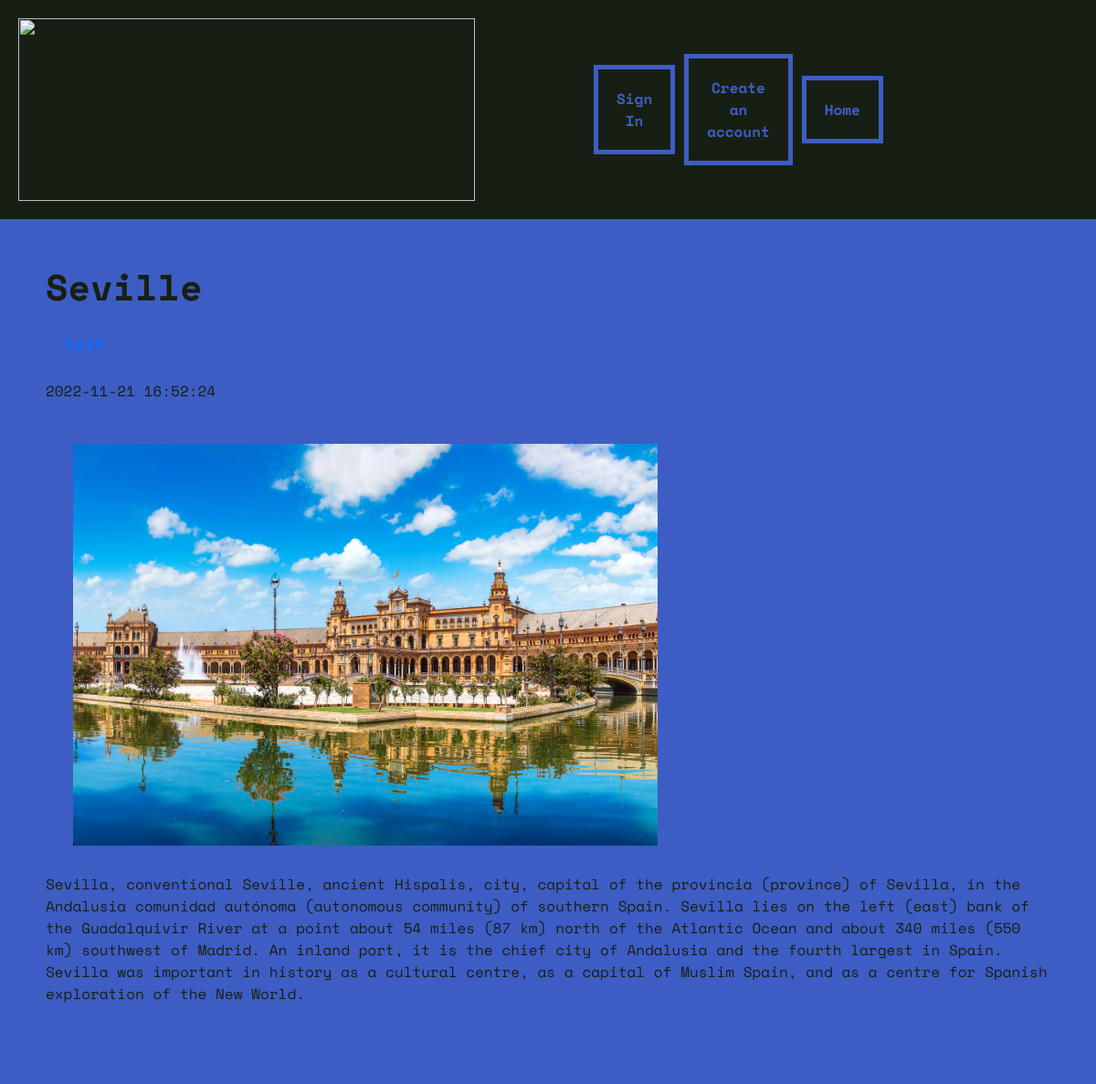
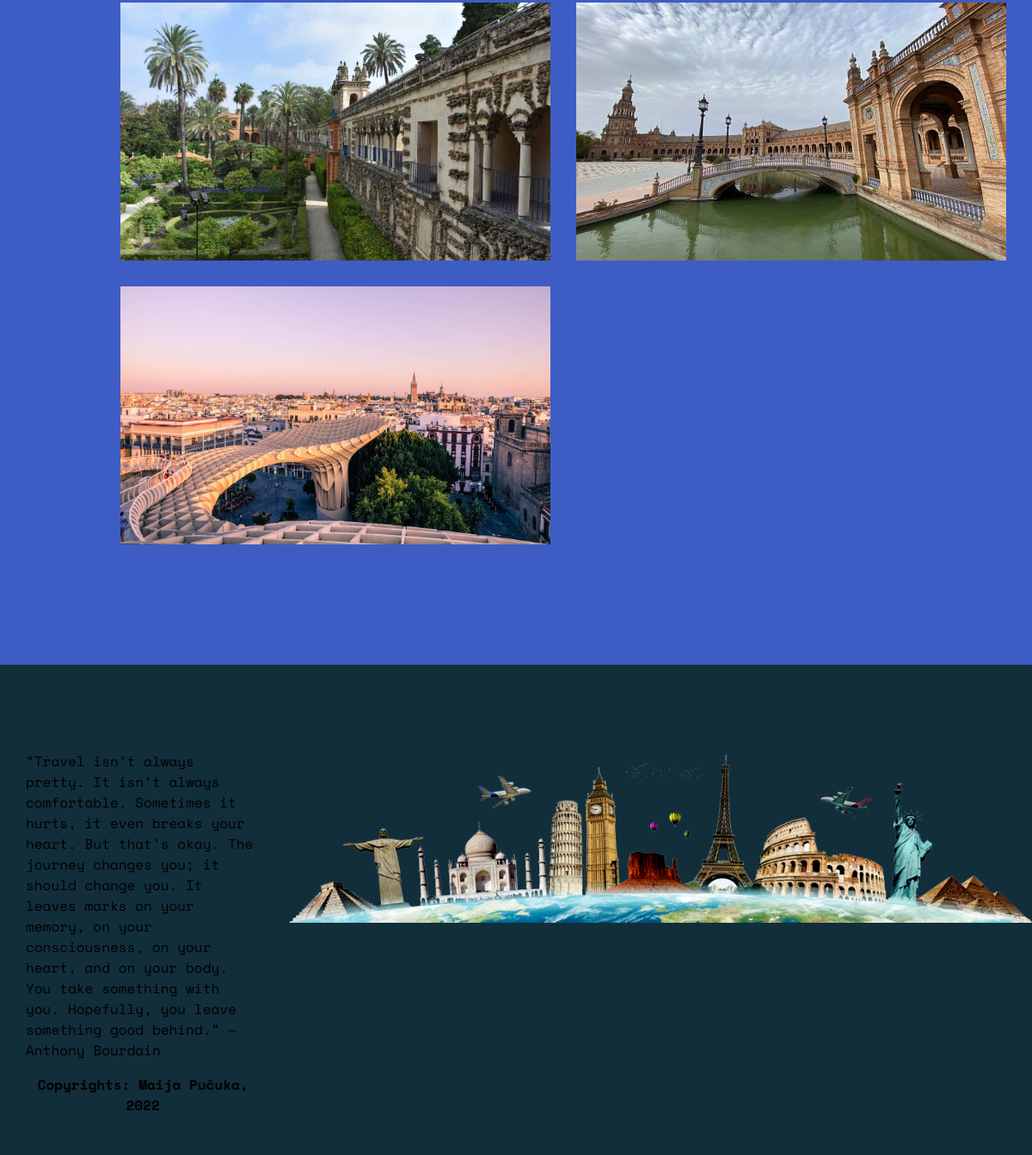
Page /view/post.php?post-id=20 on the committed database (2 pictures, top to bottom).
### tables this page shows
CREATE TABLE `blogposts` (
  `id` int(11) NOT NULL,
  `title` varchar(255) NOT NULL,
  `excerpt` varchar(255) NOT NULL,
  `picture` text NOT NULL,
  `gallery` mediumtext NOT NULL DEFAULT '[]',
  `text` text NOT NULL,
  `date_published` datetime NOT NULL,
  `user_id` int(255) NOT NULL,
  `is_deleted` tinyint(1) NOT NULL DEFAULT 0
);

### models/Blogpost.php (called while the page is built, shortened)
<?php
require_once '../Functions/convertToArray.php';
class Blogpost {
    private $title;
    private $text;
    private $date_published;
    private $image;
    private $gallery;
    private $post_owner_id;
    private $db_connection;
    public function __construct($db_connection) {
        $this->db_connection = $db_connection;
    }
    public function getOne($post_id) {
        $sql = "SELECT title,excerpt,picture,text,date_published,picture,gallery,user_id,is_deleted FROM blogposts WHERE id = ? AND NOT is_deleted";
        $stmt = $this->db_connection->stmt_init();
        if ($stmt->prepare($sql)) {
            $stmt->bind_param("i", $param_id);
            if ($stmt->execute()) {
                $stmt->store_result();
                if ($stmt->num_rows == 1) {
                    $stmt->bind_result($db_title,$db_excerpt,$db_picture,$db_text,$db_date_published,$db_image,$db_gallery,$db_post_owner_id,$db_is_deleted);
                    $stmt->fetch();
                    $this->title = $db_title;
                    $this->text = $db_text;
                    $this->date_published = $db_date_published;
                    $this->image = $db_image;
                    $this->gallery = convertToArray($db_gallery);
                    $this->post_owner_id = (int)$db_post_owner_id;
                } else {
                    return FALSE;
                }
            }
        }$stmt->close();
    }
    public function getTitle() {
        return $this->title;
    }
    public function getText() {
        return $this->text;
    }
    public function getDatePublished() {
        return $this->date_published;
    }
    public function getUserId() {
        return $this->post_owner_id;
    }
    public function getImageName() {
        return $this->image;
    }
    public function getGalleryImages() {
        return $this->gallery;
    }
}
?>

### Functions/convertToArray.php (called while the page is built)
<?php
function convertToArray ($stringToConvert) {
    $convertedArray = str_replace(array('[',']'),'',$stringToConvert);
    $convertedArray = str_replace("'",'',$convertedArray);
    $convertedArray = explode(",",$convertedArray);
    $convertedArray = array_filter($convertedArray);
    return $convertedArray;
}
?>

### view/post.php (the view, shortened to what this page needs)
<?php
    require_once '../db.php';
    require_once '../models/Blogpost.php';
    require_once '../models/User.php';
    require_once '../Functions/convertToArray.php';
    $postId = getParamsFromUrl("post-id");
    $post = new Blogpost ($db_connection);
    $post->getOne($postId);
    $title = $post->getTitle();
    $text = $post->getText();
    $post_user_id = $post->getUserId();
    $date_published = $post->getDatePublished();
    $postImageName = $post->getImageName();
    $galleryImages = $post->getGalleryImages();
    $user = new User ($db_connection);
    $user->getOne($post_user_id);
    $postOwnerUsername = $user->getUsername();
?>
<!DOCTYPE html>
<html lang="en">
<head>
    <link rel="stylesheet" href="https://cdn.jsdelivr.net/npm/bootstrap@5.2.2/dist/css/bootstrap.min.css">
    <link rel="stylesheet" href="../assets/style/main.css">
    <link rel="stylesheet" href="../assets/style/fonts.css">
</head>
<body>
    <div class="wrapper">
        <div class="top sticky-top">
            <div class="plane">
                <img src="../assets\580b585b2edbce24c47b2d10.png">
            </div>
            <div class="nav-bar">
            <?php if (!(isset($_SESSION["loggedin"]) && $_SESSION["loggedin"] === TRUE)) { ?>
                    <a href="login.php">Sign In</a>
                    <a href="register.php">Create an account</a>
                    <a href="welcome.php">Home</a>
                <?php } ?>
            </div>
        </div>
        <div class="main-wrap">
            <h1 class="title"><?php echo $title?></h1>
            <h2><a href="profile.php?user-id=<?=$post_user_id ?>"><?php echo $postOwnerUsername ?></a></h2>
            <p><?= $date_published ?></p>
            <div class="thumbnail">
                <img src="../images/<?= $postImageName ?>">
            </div>
            <p><?= $text ?></p>
            <div class="image-wrapper">
                <?php foreach ($galleryImages as $key => $imageName) { ?>
                        <image src="../images/<?= $imageName ?>">
                <?php } ?>
            </div>
        </div>
    </div>
    <?php require_once "../components/footer.php" ?>
</body>
</html>

### assets/style/main.css (style rules this page uses)
body, html { font-family: "Space Mono"; height: 100%; }
body { background-color: rgb(62, 93, 196); display: flex; flex-direction: column; height: 100%; }
.wrapper { flex: 1 0 auto; color: rgb(23, 31, 20); }
a { text-decoration: none; }
.main-wrap { height: 100%; }
.top { display: grid; grid-template-columns: 1fr 1fr; background-color: rgb(23, 31, 20); text-decoration: none; font-family: "Space Mono"; }
.nav-bar { display: grid; grid-template-columns: 1fr 1fr 1fr 1fr 1fr 1fr; grid-template-rows: auto; grid-gap: 10px; background-color: rgb(23, 31, 20); color: rgb(23, 31, 20); padding: 50px; border: 0px; align-items: center; justify-content: center; }
.plane { padding: 20px; }
.plane > img { height: 200px; width: 500px; }
.nav-bar > a { color: rgb(62, 93, 196); padding: 20px; border: 5px solid rgb(62, 93, 196); text-align: center; align-content: center; align-items: center; justify-content: center; justify-self: center; vertical-align: middle; font-weight: bold; transition: color 0.3s ease-in, background-color 0.3s ease-in; }
.image-wrapper { display: grid; grid-template-columns: 1fr 1fr; grid-gap: 30px; padding: 60px; margin: 30px; }
.image-wrapper > img { height: 300px; width: 500px; }
.thumbnail > img { height: 500px; width: 700px; padding: 30px; }
.main-wrap { padding: 50px; }
.main-wrap > a, h2, h3, h4 { color: rgb(23, 31, 20); font-weight: bold; font-size: large; padding: 20px; }
.title { font-size: 40px; font-weight: bold; }

### rows in the picture
blogposts: title "Seville", date_published "2022-11-21 16:52:24", picture (picture), text "Sevilla, conventional Seville, ancient Hispalis, city, capital of the provincia (province) of Sevilla, in the Andalusia comunidad autónoma (autonomous community) of southern Spain. Sevilla lies on the left (east) bank of the Guadalquivir River at a point about 54 miles (87 km) north of the Atlantic Ocean and about 340 miles (550 km) southwest of Madrid. An inland port, it is the chief city of Andalusia and the fourth largest in Spain. Sevilla was important in history as a cultural centre, as a capital of Muslim Spain, and as a centre for Spanish exploration of the New World."
